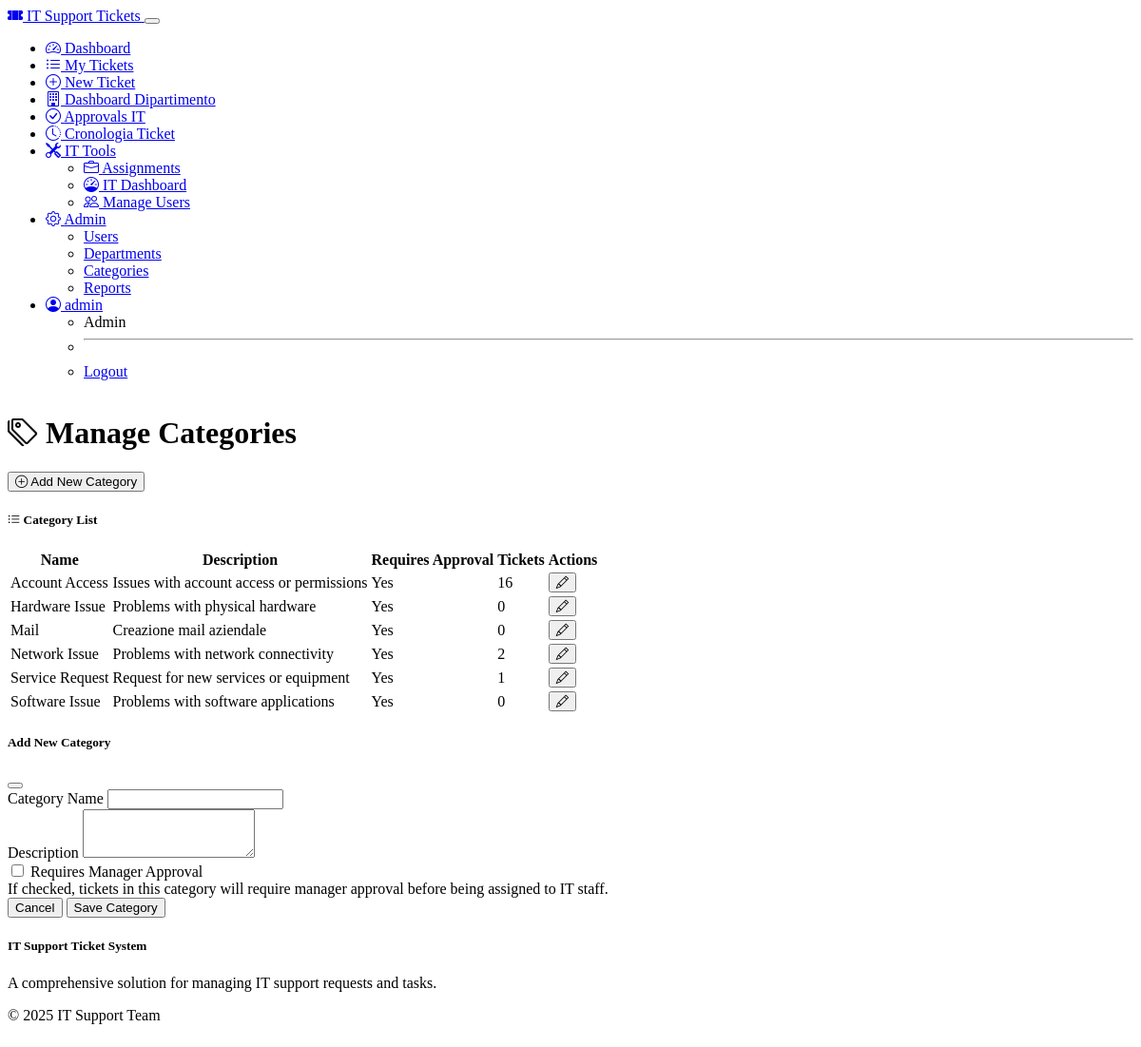
Page /admin/categories (signed in) on the committed database.
### models.py (models this page shows, shortened)
class User(UserMixin, db.Model):
    __tablename__ = 'user'
    __table_args__ = {'extend_existing': True}
    id = db.Column(db.Integer, primary_key=True)
    username = db.Column(db.String(64), unique=True, nullable=False)
    email = db.Column(db.String(120), unique=True, nullable=False)
    password_hash = db.Column(db.String(256), nullable=False)
    role = db.Column(db.Enum(UserRole), default=UserRole.USER, nullable=False)
    department_id = db.Column(db.Integer, db.ForeignKey('department.id'))
    managed_department_id = db.Column(db.Integer, db.ForeignKey('department.id'), nullable=True)
    created_at = db.Column(db.DateTime, default=datetime.utcnow)
    is_active = db.Column(db.Boolean, default=True)
    created_tickets = db.relationship('Ticket', backref='creator', foreign_keys='Ticket.creator_id', lazy='dynamic')
    assigned_tickets = db.relationship('Ticket', backref='assignee', foreign_keys='Ticket.assignee_id', lazy='dynamic')
    approved_tickets = db.relationship('Ticket', backref='approver', foreign_keys='Ticket.approver_id', lazy='dynamic')
    comments = db.relationship('Comment', backref='author', lazy='dynamic')
    def is_admin(self):
        return self.role == UserRole.ADMIN
    def is_it(self):
        return self.role == UserRole.IT or self.role == UserRole.ADMIN
    def is_dept_manager(self):
        return self.role == UserRole.DEPT_MANAGER or self.role == UserRole.ADMIN
    def is_manager(self):
        return self.role == UserRole.MANAGER or self.role == UserRole.ADMIN

class Category(db.Model):
    id = db.Column(db.Integer, primary_key=True)
    name = db.Column(db.String(100), unique=True, nullable=False)
    description = db.Column(db.Text)
    requires_approval = db.Column(db.Boolean, default=False)
    tickets = db.relationship('Ticket', backref='category_rel', lazy='dynamic')

### routes.py (the view)
    @app.route('/admin/categories')
    @login_required
    def category_list():
        if not current_user.is_admin():
            abort(403)
        categories = Category.query.order_by(Category.name).all()
        return render_template('admin/categories.html', categories=categories)

### models.py (called while the page is built)
@login_manager.user_loader
def load_user(user_id):
    return User.query.get(int(user_id))

### templates/admin/categories.html (shortened to what this page needs)
{% extends "base.html" %}
{% block content %}
<div class="row mb-4">
    <div class="col">
        <h1>
            <i class="bi bi-tags me-2"></i>
            Manage Categories
        </h1>
    </div>
    <div class="col-auto">
        <button type="button" class="btn btn-primary" data-bs-toggle="modal" data-bs-target="#categoryModal">
            <i class="bi bi-plus-circle me-1"></i> Add New Category
        </button>
    </div>
</div>
{% if categories %}
<div class="card">
    <div class="card-header">
        <h5 class="mb-0">
            <i class="bi bi-list-ul me-2"></i>
            Category List
        </h5>
    </div>
    <div class="card-body p-0">
        <div class="table-responsive">
            <table class="table table-hover table-striped mb-0">
                <thead>
                    <tr>
                        <th>Name</th>
                        <th>Description</th>
                        <th>Requires Approval</th>
                        <th>Tickets</th>
                        <th>Actions</th>
                    </tr>
                </thead>
                <tbody>
                    {% for category in categories %}
                    <tr>
                        <td>{{ category.name }}</td>
                        <td>{{ category.description }}</td>
                        <td>
                            {% if category.requires_approval %}
                            <span class="badge bg-warning">Yes</span>
                            {% else %}
                            <span class="badge bg-secondary">No</span>
                            {% endif %}
                        </td>
                        <td>{{ category.tickets.count() }}</td>
                        <td>
                            <button type="button" class="btn btn-sm btn-primary"
                                    onclick="editCategory({{ category.id }}, '{{ category.name }}', '{{ category.description }}', {{ 'true' if category.requires_approval else 'false' }})">
                                <i class="bi bi-pencil"></i>
                            </button>
                        </td>
                    </tr>
                    {% endfor %}
                </tbody>
            </table>
        </div>
    </div>
</div>
{% endif %}
<div class="modal fade" id="categoryModal" tabindex="-1" aria-labelledby="categoryModalLabel" aria-hidden="true">
    <div class="modal-dialog">
        <div class="modal-content">
            <div class="modal-header">
                <h5 class="modal-title" id="categoryModalLabel">Add New Category</h5>
                <button type="button" class="btn-close" data-bs-dismiss="modal" aria-label="Close"></button>
            </div>
            <form method="POST" action="{{ url_for('category_create') }}" id="categoryForm">
                <div class="modal-body">
                    <div class="mb-3">
                        <label for="name" class="form-label">Category Name</label>
                        <input type="text" class="form-control" id="name" name="name" required>
                    </div>
                    <div class="mb-3">
                        <label for="description" class="form-label">Description</label>
                        <textarea class="form-control" id="description" name="description" rows="3"></textarea>
                    </div>
                    <div class="mb-3 form-check">
                        <input type="checkbox" class="form-check-input" id="requires_approval" name="requires_approval">
                        <label class="form-check-label" for="requires_approval">Requires Manager Approval</label>
                        <div class="form-text">
                            If checked, tickets in this category will require manager approval before being assigned to IT staff.
                        </div>
                    </div>
                </div>
                <div class="modal-footer">
                    <button type="button" class="btn btn-secondary" data-bs-dismiss="modal">Cancel</button>
                    <button type="submit" class="btn btn-primary">Save Category</button>
                </div>
            </form>
        </div>
    </div>
</div>
{% endblock %}

### templates/base.html (shortened to what this page needs)
<!DOCTYPE html>
<html lang="en" data-bs-theme="dark">
<head>
    <link rel="stylesheet" href="https://cdn.replit.com/agent/bootstrap-agent-dark-theme.min.css">
    <link rel="stylesheet" href="https://cdn.jsdelivr.net/npm/bootstrap-icons@1.11.3/font/bootstrap-icons.min.css">
    <link rel="stylesheet" href="{{ url_for('static', filename='css/custom.css') }}">
</head>
<body>
    <header>
        <nav class="navbar navbar-expand-lg navbar-dark bg-dark">
            <div class="container">
                <a class="navbar-brand" href="{{ url_for('index') }}">
                    <i class="bi bi-ticket-perforated-fill me-2"></i>
                    IT Support Tickets
                </a>
                <button class="navbar-toggler" type="button" data-bs-toggle="collapse" data-bs-target="#navbarNav" aria-controls="navbarNav" aria-expanded="false" aria-label="Toggle navigation">
                </button>
                <div class="collapse navbar-collapse" id="navbarNav">
                    <ul class="navbar-nav ms-auto">
                        {% if current_user.is_authenticated %}
                            <li class="nav-item">
                                <a class="nav-link" href="{{ url_for('dashboard') }}">
                                    <i class="bi bi-speedometer2 me-1"></i> Dashboard
                                </a>
                            </li>
                            <li class="nav-item">
                                <a class="nav-link" href="{{ url_for('ticket_list') }}">
                                    <i class="bi bi-list-ul me-1"></i> My Tickets
                                </a>
                            </li>
                            <li class="nav-item">
                                <a class="nav-link" href="{{ url_for('ticket_create') }}">
                                    <i class="bi bi-plus-circle me-1"></i> New Ticket
                                </a>
                            </li>
                            {% if current_user.is_dept_manager() %}
                            <li class="nav-item">
                                <a class="nav-link" href="{{ url_for('department_manager_dashboard') }}">
                                    <i class="bi bi-building me-1"></i> Dashboard Dipartimento
                                </a>
                            </li>
                            {% endif %}
                            {% if current_user.is_manager() %}
                            <li class="nav-item">
                                <a class="nav-link" href="{{ url_for('approvals') }}">
                                    <i class="bi bi-check-circle me-1"></i> Approvals IT
                                </a>
                            </li>
                            <li class="nav-item">
                                <a class="nav-link" href="{{ url_for('manager_ticket_history') }}">
                                    <i class="bi bi-clock-history me-1"></i> Cronologia Ticket
                                </a>
                            </li>
                            {% endif %}
                            {% if current_user.is_it() %}
                            <li class="nav-item dropdown">
                                <a class="nav-link dropdown-toggle" href="#" id="itDropdown" role="button" data-bs-toggle="dropdown" aria-expanded="false">
                                    <i class="bi bi-tools me-1"></i> IT Tools
                                </a>
                                <ul class="dropdown-menu" aria-labelledby="itDropdown">
                                    <li>
                                        <a class="dropdown-item" href="{{ url_for('assignments') }}">
                                            <i class="bi bi-briefcase me-1"></i> Assignments
                                        </a>
                                    </li>
                                    <li>
                                        <a class="dropdown-item" href="{{ url_for('it_dashboard') }}">
                                            <i class="bi bi-speedometer me-1"></i> IT Dashboard
                                        </a>
                                    </li>
                                    <li>
                                        <a class="dropdown-item" href="{{ url_for('user_list') }}">
                                            <i class="bi bi-people me-1"></i> Manage Users
                                        </a>
                                    </li>
                                </ul>
                            </li>
                            {% endif %}
                            {% if current_user.is_admin() %}
                            <li class="nav-item dropdown">
                                <a class="nav-link dropdown-toggle" href="#" id="adminDropdown" role="button" data-bs-toggle="dropdown" aria-expanded="false">
                                    <i class="bi bi-gear me-1"></i> Admin
                                </a>
                                <ul class="dropdown-menu" aria-labelledby="adminDropdown">
                                    <li><a class="dropdown-item" href="{{ url_for('user_list') }}">Users</a></li>
                                    <li><a class="dropdown-item" href="{{ url_for('department_list') }}">Departments</a></li>
                                    <li><a class="dropdown-item" href="{{ url_for('category_list') }}">Categories</a></li>
                                    <li><a class="dropdown-item" href="{{ url_for('reports') }}">Reports</a></li>
                                </ul>
                            </li>
                            {% endif %}
                            <li class="nav-item dropdown">
                                <a class="nav-link dropdown-toggle" href="#" id="userDropdown" role="button" data-bs-toggle="dropdown" aria-expanded="false">
                                    <i class="bi bi-person-circle me-1"></i> {{ current_user.username }}
                                </a>
                                <ul class="dropdown-menu" aria-labelledby="userDropdown">
                                    <li><span class="dropdown-item-text text-muted">{{ current_user.role.value }}</span></li>
                                    <li><hr class="dropdown-divider"></li>
                                    <li><a class="dropdown-item" href="{{ url_for('logout') }}">Logout</a></li>
                                </ul>
                            </li>
                        {% endif %}
                    </ul>
                </div>
            </div>
        </nav>
    </header>
    <main class="container mt-4">
        {% block content %}{% endblock %}
    </main>
    <footer class="bg-dark text-light py-4 mt-5">
        <div class="container">
            <div class="row">
                <div class="col-md-6">
                    <h5>IT Support Ticket System</h5>
                    <p>A comprehensive solution for managing IT support requests and tasks.</p>
                </div>
                <div class="col-md-6 text-md-end">
                    <p>&copy; 2025 IT Support Team</p>
                </div>
            </div>
        </div>
    </footer>
</body>
</html>

### static/css/custom.css (style rules this page uses)
body { min-height: 100vh; display: flex; flex-direction: column; }
main { flex: 1 0 auto; }
footer { margin-top: auto; }

### rows in the picture
User: username "admin", role.value "Admin"
Category: name "Account Access", description "Issues with account access or permissions", requires_approval "Yes", tickets.count "16"
Category: name "Hardware Issue", description "Problems with physical hardware", requires_approval "Yes", tickets.count "0"
Category: name "Mail", description "Creazione mail aziendale", requires_approval "Yes", tickets.count "0"
Category: name "Network Issue", description "Problems with network connectivity", requires_approval "Yes", tickets.count "2"
Category: name "Service Request", description "Request for new services or equipment", requires_approval "Yes", tickets.count "1"
Category: name "Software Issue", description "Problems with software applications", requires_approval "Yes", tickets.count "0"
